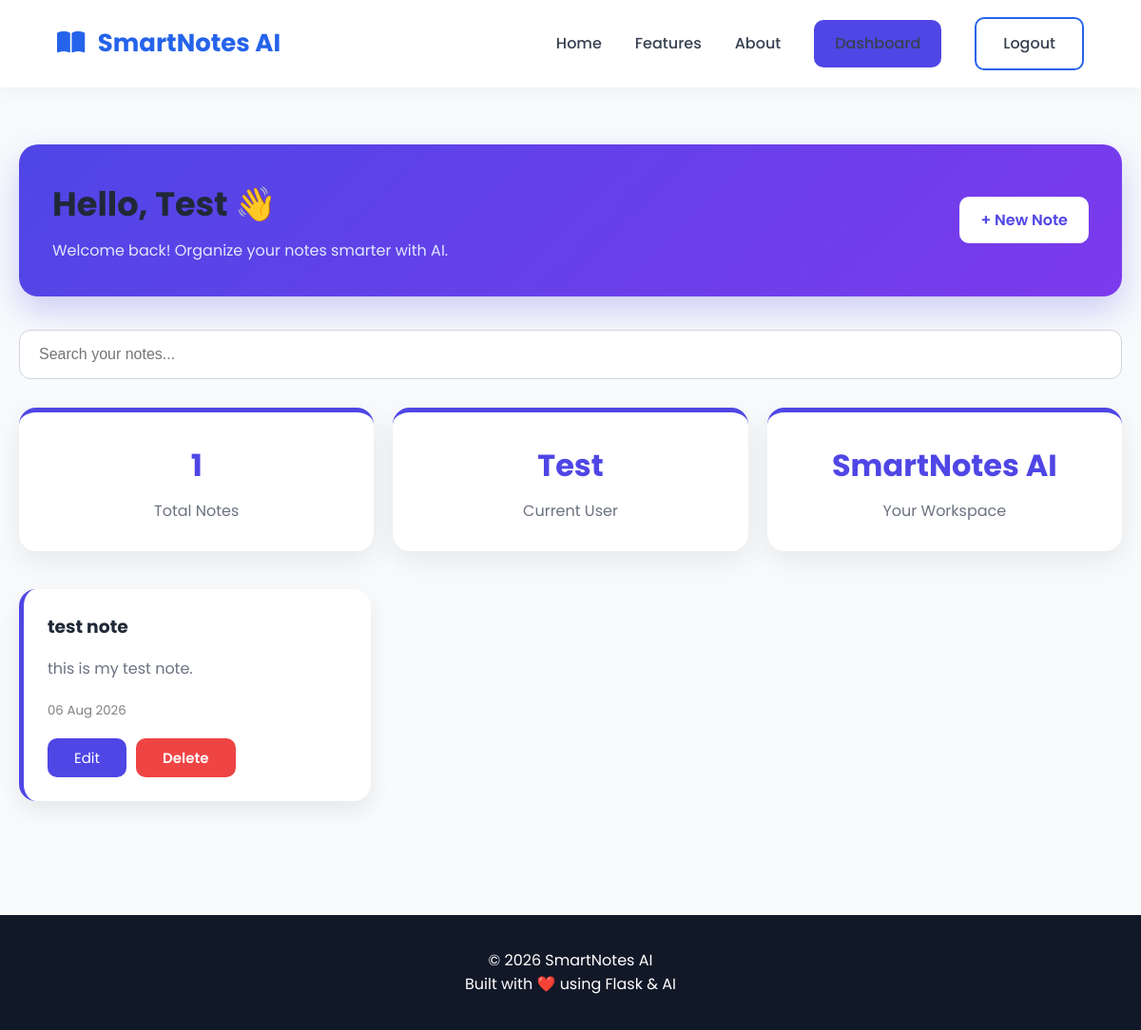
The page /dashboard (signed in) on the database as committed earlier.
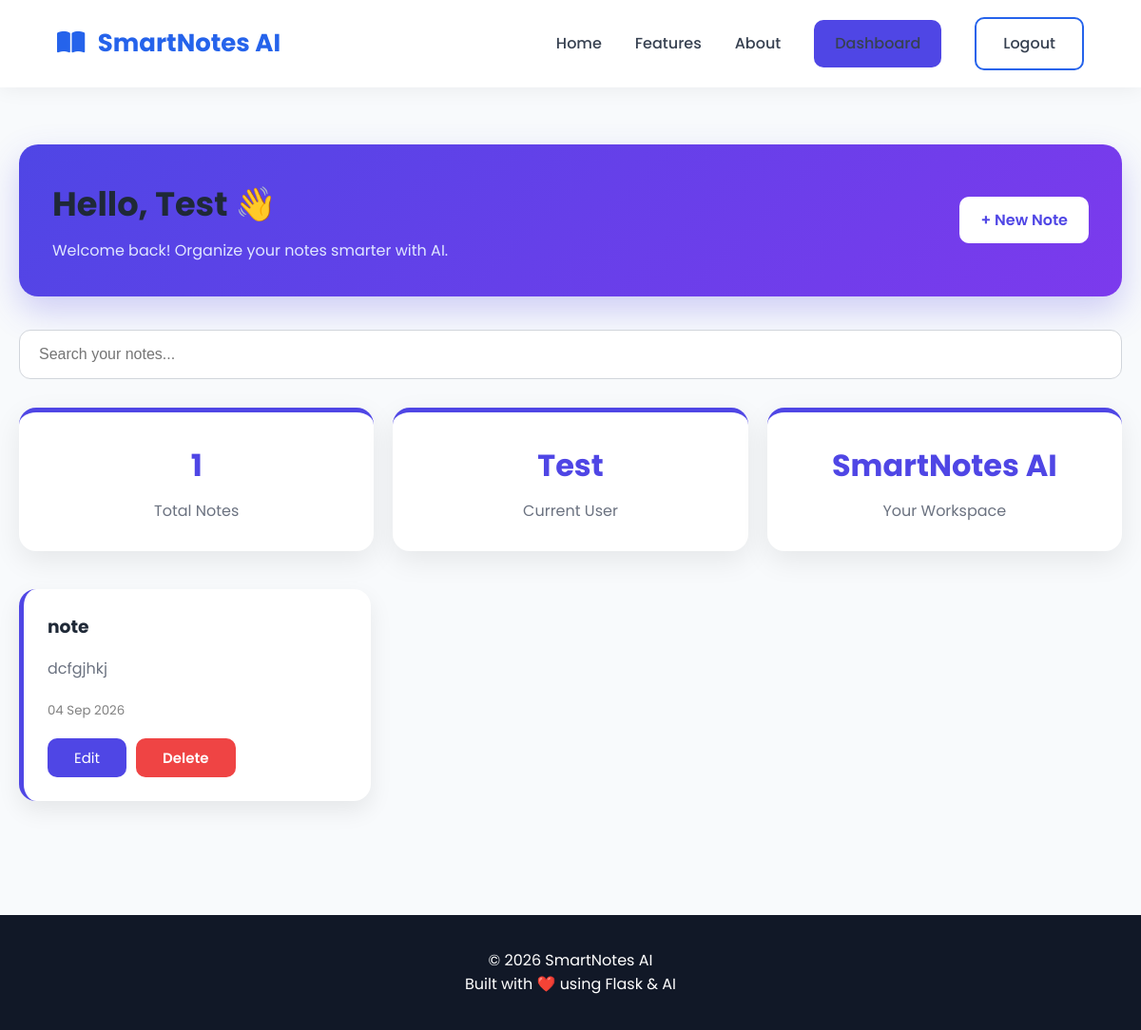
The same page on the database as committed later.
### app/models/user.py (models this page shows, shortened)
class User(UserMixin, db.Model):
    __tablename__ = "users"
    id = db.Column(db.Integer, primary_key=True)
    full_name = db.Column(
        db.String(100),
        nullable=False
    )
    email = db.Column(
        db.String(120),
        unique=True,
        nullable=False
    )
    password = db.Column(
        db.String(255),
        nullable=False
    )
    created_at = db.Column(
        db.DateTime,
        default=datetime.utcnow
    )
    notes = db.relationship(
    "Note",
    backref="author",
    lazy=True,
    cascade="all, delete-orphan"
    )

### app/models/note.py (models this page shows)
class Note(db.Model):
    __tablename__ = "notes"
    id = db.Column(
        db.Integer,
        primary_key=True
    )
    title = db.Column(
        db.String(200),
        nullable=False
    )
    content = db.Column(
        db.Text,
        nullable=False
    )
    created_at = db.Column(
        db.DateTime,
        default=datetime.utcnow
    )
    updated_at = db.Column(
        db.DateTime,
        default=datetime.utcnow,
        onupdate=datetime.utcnow
    )
    user_id = db.Column(
        db.Integer,
        db.ForeignKey("users.id"),
        nullable=False
    )

### app/routes/main.py (the view, shortened to what this page needs)
@main.route("/dashboard")
@login_required
def dashboard():
    search_query = request.args.get("q", "").strip()
    notes_query = Note.query.filter_by(user_id=current_user.id)
    notes = notes_query.order_by(Note.created_at.desc()).all()
    return render_template(
        "dashboard/dashboard.html",
        user=current_user,
        notes=notes,
        search_query=search_query
    )

### app/__init__.py (called while the page is built)
def create_app():
    app = Flask(
        __name__,
        template_folder="../templates",
        static_folder="../static",
    )
    app.config.from_object(Config)
    db.init_app(app)
    bcrypt.init_app(app)
    login_manager.init_app(app)
    from app.models.user import User
    @login_manager.user_loader
    def load_user(user_id):
     return User.query.get(int(user_id))
    with app.app_context():
        db.create_all()
    from app.routes.main import main
    from app.routes.auth import auth
    from app.routes.notes import notes
    app.register_blueprint(main)
    app.register_blueprint(auth)
    app.register_blueprint(notes)
    return app

### templates/dashboard/dashboard.html (shortened to what this page needs)
{% extends "layout/base.html" %} {% block title %}Dashboard{% endblock %}
{%block content %}
<section class="dashboard">
  <div class="dashboard-header">
    <div class="header-left">
      <h1>Hello, {{ user.full_name }} 👋</h1>
      <p>Welcome back! Organize your notes smarter with AI.</p>
    </div>
    <div class="header-right">
      <a href="{{ url_for('notes.create_note') }}" class="btn-primary">
        + New Note
      </a>
    </div>
  </div>
  <div class="dashboard-search">
    <form method="GET" action="{{ url_for('main.dashboard') }}">
      <input
        type="text"
        name="q"
        value="{{ search_query }}"
        placeholder="Search your notes..."
      />
    </form>
  </div>
  <div class="stats-container">
    <div class="stat-card">
      <h2>{{ notes|length }}</h2>
      <p>Total Notes</p>
    </div>
    <div class="stat-card">
      <h2>{{ user.full_name }}</h2>
      <p>Current User</p>
    </div>
    <div class="stat-card">
      <h2>SmartNotes AI</h2>
      <p>Your Workspace</p>
    </div>
  </div>
  <div class="notes-grid">
    {% if notes %} {% for note in notes %}
    <div class="note-card">
      <h3>
        <a href="{{ url_for('notes.note_details', note_id=note.id) }}"
          >{{ note.title }}</a
        >
      </h3>
      <p>
        {{ note.content[:150] }}{% if note.content|length > 150 %}...{% endif %}
      </p>
      <small> {{ note.created_at.strftime('%d %b %Y') }} </small>
      <div class="note-actions">
        <a
          href="{{ url_for('notes.edit_note', note_id=note.id) }}"
          class="btn-primary"
        >
          Edit
        </a>
        <form
          action="{{ url_for('notes.delete_note', note_id=note.id) }}"
          method="POST"
        >
          <button
            type="submit"
            class="btn-danger"
            onclick="return confirm('Delete this note?');"
          >
            Delete
          </button>
        </form>
      </div>
    </div>
    {% endfor %} {% endif %}
  </div>
</section>
{% endblock %}

### templates/layout/base.html (shortened to what this page needs)
<!doctype html>
<html lang="en">
  <head>
    <link
      rel="stylesheet"
      href="https://cdnjs.cloudflare.com/ajax/libs/font-awesome/6.7.1/css/all.min.css"
    />
    <link
      rel="stylesheet"
      href="{{ url_for('static', filename='css/style.css') }}"
    />
  </head>
  <body>
    {% include "layout/navbar.html" %}  {% block content %} {% endblock %} {% include
    "layout/footer.html" %}
  </body>
</html>

### templates/layout/navbar.html
<nav class="navbar">
  <div class="container">
    <a href="/" class="logo">
      <i class="fa-solid fa-book-open"></i>
      SmartNotes AI
    </a>
    <ul class="nav-links">
      <li><a href="/">Home</a></li>
      <li><a href="/#features">Features</a></li>
      <li><a href="/#about">About</a></li>
      {% if current_user.is_authenticated %}
      <a href="{{ url_for('main.dashboard') }}" class="btn-primary">
        Dashboard
      </a>
      <a href="{{ url_for('auth.logout') }}" class="btn-secondary"> Logout </a>
      {% else %}
      <a href="{{ url_for('auth.login') }}" class="nav-link"> Login </a>
      <a href="{{ url_for('auth.signup') }}" class="btn-primary">
        Get Started
      </a>
      {% endif %}
    </ul>
  </div>
</nav>

### templates/layout/footer.html
<footer>
  <div class="container">
    <p>
      © 2026 SmartNotes AI
      <br />
      Built with ❤️ using Flask & AI
    </p>
  </div>
</footer>

### static/css/style.css (style rules this page uses)
* { margin: 0; padding: 0; box-sizing: border-box; }
html { scroll-behavior: smooth; }
body { font-family: "Poppins", sans-serif; background: #f8fafc; color: #1f2937; line-height: 1.6; }
.container { width: 90%; max-width: 1200px; margin: auto; }
a { text-decoration: none; color: inherit; }
ul { list-style: none; }
.navbar { width: 100%; background: #ffffff; position: sticky; top: 0; z-index: 999; box-shadow: 0 2px 20px rgba(0, 0, 0, 0.06); }
.navbar .container { display: flex; justify-content: space-between; align-items: center; padding: 18px 0; }
.logo { font-size: 26px; font-weight: 700; color: #2563eb; }
.logo i { margin-right: 8px; }
.nav-links { display: flex; align-items: center; gap: 35px; }
.nav-links a { color: #374151; font-weight: 500; transition: 0.3s; }
.btn-nav, .btn-primary { background: #4f46e5; color: white; padding: 12px 22px; border-radius: 10px; text-decoration: none; border: none; cursor: pointer; transition: 0.3s; display: inline-block; }
.btn-secondary { border: 2px solid #2563eb; color: #2563eb; padding: 13px 28px; border-radius: 10px; font-weight: 600; transition: 0.3s; }
footer { background: #111827; color: white; text-align: center; padding: 35px; margin-top: 100px; }

### static/css/dashboard.css (style rules this page uses)
.dashboard { max-width: 1200px; margin: 40px auto; padding: 20px; }
.dashboard-header { display: flex; justify-content: space-between; align-items: center; background: linear-gradient(135deg, #4f46e5, #7c3aed); color: white; padding: 35px; border-radius: 20px; margin-bottom: 35px; box-shadow: 0 15px 35px rgba(79, 70, 229, 0.25); }
.header-left h1 { color: white; font-size: 2.2rem; margin-bottom: 8px; }
.header-left p { color: #e0e7ff; margin: 0; }
.header-right .btn-primary { background: white; color: #4f46e5; font-weight: 600; }
.dashboard-header h1 { font-size: 2.2rem; color: #1f2937; }
.dashboard-header p { color: #e0e7ff; margin-top: 8px; }
.stats-container { display: grid; grid-template-columns: repeat(3, 1fr); gap: 20px; margin-bottom: 40px; }
.stat-card { background: white; border-radius: 18px; padding: 30px; text-align: center; box-shadow: 0 10px 30px rgba(0, 0, 0, 0.08); transition: 0.3s; border-top: 5px solid #4f46e5; }
.stat-card h2 { color: #4f46e5; font-size: 2rem; margin-bottom: 10px; }
.stat-card p { color: #6b7280; }
.notes-grid { display: grid; grid-template-columns: repeat(auto-fill, minmax(320px, 1fr)); gap: 25px; }
.note-card { background: white; padding: 25px; border-radius: 18px; border-left: 5px solid #4f46e5; box-shadow: 0 10px 25px rgba(0, 0, 0, 0.08); transition: 0.3s; }
.note-card h3 { margin-bottom: 15px; color: #1f2937; }
.note-card p { color: #6b7280; line-height: 1.7; margin-bottom: 20px; }
.note-card small { display: block; color: gray; margin-bottom: 18px; }
.note-actions { display: flex; gap: 10px; }
.note-actions form { margin: 0; }
.dashboard-search { margin: 30px 0; }
.dashboard-search input { width: 100%; padding: 16px 20px; border-radius: 12px; border: 1px solid #d1d5db; outline: none; font-size: 16px; transition: 0.3s; }
.btn-danger { background: #ef4444; color: white; padding: 13px 28px; border: none; border-radius: 10px; font-weight: 600; font-size: 15px; cursor: pointer; transition: 0.3s; font-family: "Poppins", sans-serif; }
.note-actions .btn-primary, .note-actions .btn-secondary, .note-actions .btn-danger { display: inline-block; padding: 13px 28px; font-size: 15px; line-height: 1; text-align: center; }

Rows that differ between the two databases and show on the page:
changed Note: title "test note" → "note"; content "this is my test note." → "dcfgjhkj"; created_at "06 Aug 2026" → "04 Sep 2026"
